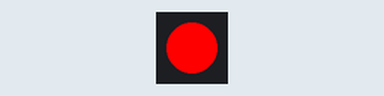
This program was run on a simulated ESP32 board running MicroPython. Parts: 1 RGB LEDs in strip order, left to right. At 70.0 s the program stops and its outputs stay as they are.

Above: at 0.1 s.
At 30.1 s:
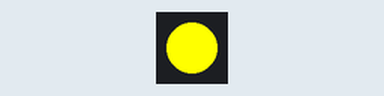
At 50.1 s:
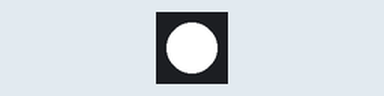
At 70.1 s:
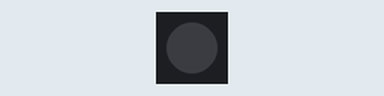
Timing chart, 0 to 71.5 s (numbered marks = the images above):
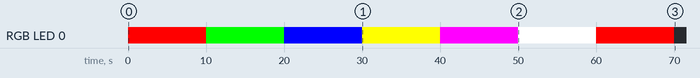

Measured:
- by itself, RGB LED 0: off → RGB(255, 0, 0) at 0.00 s, → RGB(0, 255, 0) 10.0 s later, → RGB(0, 0, 255) 10.0 s later, → RGB(255, 255, 0) 10.0 s later, … (8 changes in this stretch)

The program:

9.py
```python
import machine
from machine import Pin, Timer
import neopixel
import time, sys

poc = 0
np = neopixel.NeoPixel(Pin(14), 1)
def LEDzhasni():
    np[0] = (0, 0, 0, 0)
    np.write()

def LEDzasviet(R, G, B, Y):
    np[0] = (R, G, B, Y)
    np.write()

def obsluha(tim1):
    global poc
    poc = poc+1

tim1 = Timer(1)
tim1.init(period=10000, mode=Timer.PERIODIC, callback=obsluha)

while (poc < 7):
    if (poc == 0):
        LEDzasviet(255, 0, 0, 0)
    if (poc == 1):
        LEDzasviet(0, 255, 0, 0)
    if (poc == 2):
        LEDzasviet(0, 0, 255, 0)
    if (poc == 3):
        LEDzasviet(255, 255, 0, 0)
    if (poc == 4):
        LEDzasviet(255, 0, 255, 0)
    if (poc == 5):
        LEDzasviet(255, 255, 255, 0)
    if (poc == 6):
        LEDzasviet(255, 0, 0, 0)
    time.sleep_ms(20)

tim1.deinit()
LEDzhasni()
sys.exit(0)
```
